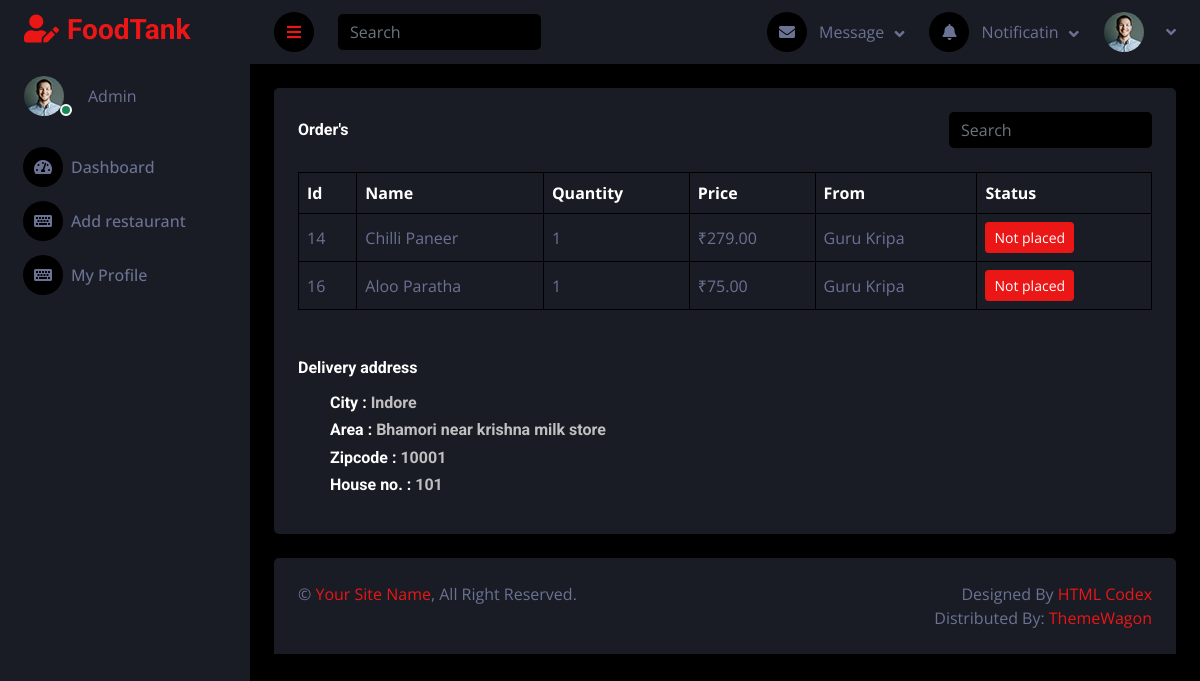
/foodprovider/restaurantOrder/23, run on the app's committed database.
### order/models.py (models this page shows, shortened)
class OrderItem(models.Model):
    item = models.ForeignKey(Menu, on_delete=models.CASCADE)
    order = models.ForeignKey(Order, on_delete=models.CASCADE)
    quantity = models.PositiveIntegerField()

class Order(models.Model):
    order_id = models.AutoField(primary_key=True)
    user = models.ForeignKey(User, on_delete=models.CASCADE,
                        limit_choices_to={'user_type':'Customer'})
    restaurant = models.ForeignKey(Restaurant, on_delete=models.CASCADE)
    is_confirmed = models.BooleanField(default=False)
    estimated_time = models.DateTimeField(blank=True, null=True)
    driver = models.ForeignKey(Driver, on_delete=models.SET_NULL, null=True, blank=True)
    transaction_id = models.CharField(max_length=255, null=True, blank=True)
    total_bill = models.IntegerField(blank=True, null=True)
    payment_method = models.CharField(max_length=255, blank=True, null=True, choices=payment_choices)
    order_date = models.DateTimeField(auto_now_add=True, blank=True, null=True)
    deliveryAddress = models.ForeignKey(Address, on_delete=models.CASCADE, blank=True, null=True)

### menu/models.py (models this page shows, shortened)
class Menu(models.Model):
    restaurant = models.ForeignKey(Restaurant, on_delete=models.CASCADE)  # ForeignKey to Restaurant
    name = models.CharField(max_length=255)
    description = models.TextField()
    type = models.CharField(max_length=255)
    price = models.DecimalField(max_digits=10, decimal_places=2)
    available = models.BooleanField(blank=True, default=True, null=True)
    cuisine = models.CharField(max_length=255, blank=True)
    img1 = models.ImageField(upload_to='menu_images/', null=True, blank=True)

### restaurant/models.py (models this page shows)
class Restaurant(models.Model):
    user = models.ForeignKey(User, on_delete=models.CASCADE,
                    limit_choices_to={'user_type': 'Foodprovider'})  # ForeignKey to User
    name = models.CharField(max_length=255)
    city = models.CharField(max_length=255)
    address = models.TextField()
    mobile = models.CharField(max_length=15)
    desc = models.TextField(blank=True, null=True)
    is_verified = models.BooleanField(default=False)
    veg_or_nonveg = models.CharField(max_length=255, choices=VEG_OR_NONVEG_CHOICES)
    no_of_chefs = models.PositiveIntegerField()
    start_date = models.DateField(blank=True, null=True)
    img1 = models.ImageField(upload_to='restaurant_images/', null=True, blank=True)
    img2 = models.ImageField(upload_to='restaurant_images/', null=True, blank=True)
    img3 = models.ImageField(upload_to='restaurant_images/', null=True, blank=True)
    img4 = models.ImageField(upload_to='restaurant_images/', null=True, blank=True)
    def __str__(self):
        return self.name

### user/models.py (models this page shows, shortened)
class Address(models.Model):
    primary = models.BooleanField(default=False)
    user = models.ForeignKey(User, on_delete=models.CASCADE)
    state = models.CharField(max_length=255)
    city = models.CharField(max_length=255)
    area = models.CharField(max_length=255)
    house_no = models.IntegerField(blank=True, null=True)
    zipcode = models.CharField(max_length=255)
    landmark = models.CharField(max_length=255, blank=True)
    category = models.CharField(max_length=255, choices=[('Home', 'Home'), ('Work', 'Work')])

### restaurant/views.py (the view)
# urls.py: path("restaurantOrder/<int:id>", views.restaurantOrder, name="restaurantOrder"),
def restaurantOrder(request, id):
    orderInfo = OrderItem.objects.filter(order__order_id=id)
    order = Order.objects.get(order_id=id)
    deliveryAdd = order.deliveryAddress
    context = {
        "orderInfo": orderInfo,
        "deliveryAdd": deliveryAdd
    }
    return render(request, "restaurant_admin/restaurantOrder.html", context)

### templates/restaurant_admin/restaurantOrder.html (shortened to what this page needs)
{% extends '../base2.html' %}
{% block content %}
{% load static %}
<div class="container-fluid position-relative d-flex p-0">
    {% include './sidebar.html' %}
    <div class="content">
        {% include './navbar.html' %}
        <div class="container-fluid pt-4 px-4">
            <div class="bg-secondary text-center rounded p-4">
                <div class="d-flex align-items-center justify-content-between mb-4">
                    <h6 class="mb-0">Order's</h6>
                    <form class="d-none d-md-flex ms-4">
                        <input class="form-control bg-dark border-0" type="search" placeholder="Search">
                    </form>
                </div>
                <div class="table-responsive">
                    <table class="table text-start align-middle table-bordered table-hover mb-0">
                        <thead>
                            <tr class="text-white">
                                <th scope="col">Id</th>
                                <th scope="col">Name</th>
                                <th scope="col">Quantity</th>
                                <th scope="col">Price</th>
                                <th scope="col">From</th>
                                <th scope="col">Status</th>
                            </tr>
                        </thead>
                        <tbody>
                            {% for data in orderInfo %}
                            <tr>
                                <td>{{data.item.id}}</td>
                                <td>{{data.item.name}}</td>
                                <td>{{data.quantity}}</td>
                                <td>₹{{data.item.price}}</td>
                                <td>{{data.order.restaurant}}</td>
                                <td>
                                    {% if data.order.is_confirmed == True %}
                                        <a class="btn btn-sm btn-primary">Placed</a>
                                    {% else %}
                                        <a class="btn btn-sm btn-primary">Not placed</a>
                                    {% endif %}
                                </td>
                            </tr>
                            {% endfor %}
                        </tbody>
                    </table>
                    <div class="text-start mt-5">
                        <h6 class="mb-3">Delivery address</h6>
                        <ul>
                            <h6>City : <span class="color">{{deliveryAdd.city}}</span></h6>
                            <h6>Area : <span class="color">{{deliveryAdd.area}}</span></h6>
                            <h6>Zipcode : <span class="color">{{deliveryAdd.zipcode}}</span></h6>
                            <h6>House no. : <span class="color">{{deliveryAdd.house_no}}</span></h6>
                        </ul>
                    </div>
                </div>
            </div>
        </div>
        <div class="container-fluid pt-4 px-4">
            <div class="bg-secondary rounded-top p-4">
                <div class="row">
                    <div class="col-12 col-sm-6 text-center text-sm-start">
                        &copy; <a href="#">Your Site Name</a>, All Right Reserved.
                    </div>
                    <div class="col-12 col-sm-6 text-center text-sm-end">
                        Designed By <a href="https://htmlcodex.com">HTML Codex</a>
                        <br>Distributed By: <a href="https://themewagon.com" target="_blank">ThemeWagon</a>
                    </div>
                </div>
            </div>
        </div>
    </div>
</div>
{% endblock content %}

### static/css2/style.css (style rules this page uses)
:root { --primary: #EB1616; --secondary: #191C24; --light: #6C7293; --dark: #000000; }
.btn { transition: .5s; }
.content { margin-left: 250px; min-height: 100vh; background: var(--dark); transition: 0.5s; }
@media (min-width: 992px) { .content { width: calc(100% - 250px); } }

### templates/restaurant_admin/restaurantOrder.html (style rules this page uses)
.color { color: silver; }

### data on the page
OrderItem: item.id "14", item.name "Chilli Paneer", quantity "1", item.price "279.00", order.restaurant "Guru Kripa", shows "Not placed"
OrderItem: item.id "16", item.name "Aloo Paratha", quantity "1", item.price "75.00", order.restaurant "Guru Kripa", shows "Not placed"
Address: city "Indore", area "Bhamori near krishna milk store", zipcode "10001", house_no "101"
